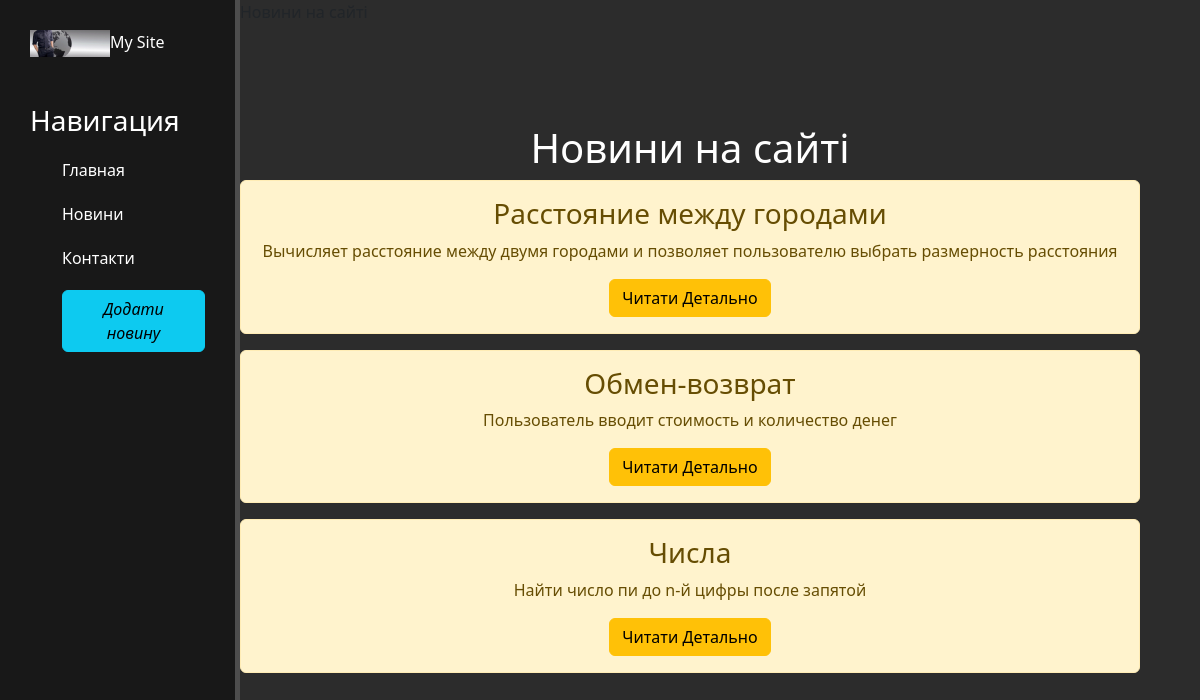
The page /news/ on the database as committed earlier.
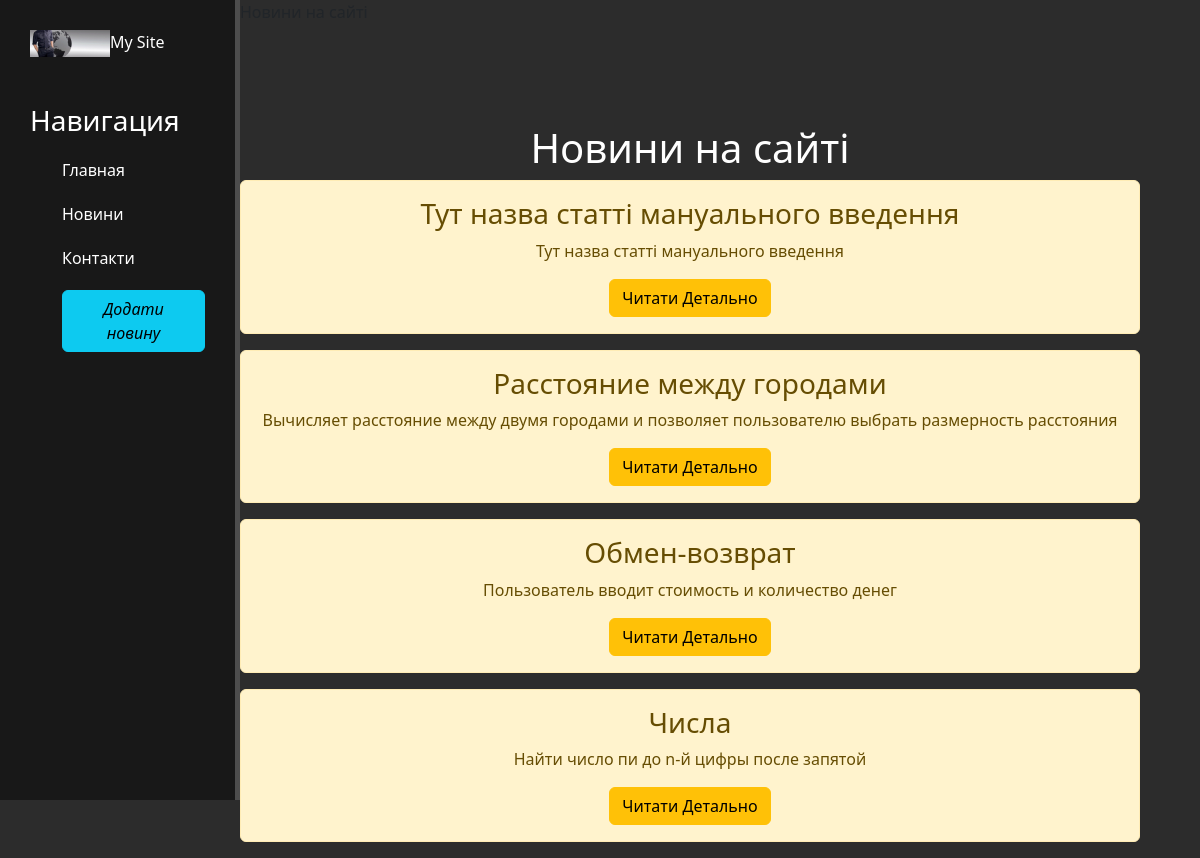
The same page on the database as committed later.
### news/models.py (models this page shows, shortened)
class Articles(models.Model):
    title=models.CharField('Назва', max_length=50, default='')
    anons=models.CharField('Анонс', max_length=250,default='')
    full_text=models.TextField('Саття')
    date=models.DateTimeField('дата публікації')
    class Meta:
        verbose_name='Новини'
        verbose_name_plural='Новини'

### news/views.py (the view)
# urls.py: path('', views.news_home, name='news_home'),
def news_home(request):
    news=Articles.objects.order_by('-date')
    return render(request, 'news/news_home.html', {'news':news})

### news/templates/news/news_home.html (shortened to what this page needs)
{% extends 'main/layout.html' %}
{% block content %}
<div class="features">
    <h1>Новини на сайті</h1>
     {% for el in news %}
         <div class="alert alert-warning">
            <h3> {{ el.title}} </h3>
            <p> {{ el.anons }}</p>
            <a href="{% url 'news-detail' el.id %}" class="btn btn-warning"> Читати Детально</a>
         </div>
     {% endfor %}
</div>
{% endblock %}

### main/templates/main/layout.html (shortened to what this page needs)
{% load static %}
<!DOCTYPE html>
<html lang="en">
<head>
    <link rel="stylesheet" href="https://cdn.jsdelivr.net/npm/bootstrap@5.2.3/dist/css/bootstrap.min.css">
    <link rel="stylesheet" href="{% static 'main/css/main.css' %}">
    <link rel="stylesheet" href="https://use.fontawesome.com/releases/v5.8.2/css/all.css">
</head>
<body>
    <aside>
        <img src="{% static 'main/img/photo.jpg' %}" alt="logo">
        <span class="logo">My Site</span>
        <h3>Навигация</h3>
        <ul>
            <a href="{% url 'home' %}"><li>Главная</li></a>
            <a href="{% url 'news_home' %}"><li>Новини </li></a>
            <a href="{% url 'about' %}"><li>Контакти </li></a>
            <a href="{% url 'create' %}"><li><i class="btn btn-info">Додати новину </i></li></a>
        </ul>
    </aside>
    <main>
        {% block content %}
        {% endblock %}
    </main>

### main/static/main/css/main.css (style rules this page uses)
body { background: #2c2c2c; }
aside { float: left; background: #181818; width: 20%; padding: 2.5%; height: 100vh; color: #fff; border-right: 5px solid #4d4d4d; }
aside img { width: 80px; float: left; }
aside h3 { margin-top: 50px; font-size: 28px; }
aside ul { list-style: none; }
aside ul li { color: #fff; display: block; margin-top: 20px; text-decoration:none; transform: all .6s ease; }
main .features { float: left; color: #fff; margin-top: 100px; text-align: center; width: 75%; }

### main/templates/main/layout.html (style rules this page uses)
a { text-decoration: none; }

Rows that differ between the two databases and show on the page:
added Articles: title "Тут назва статті мануального введення", anons "Тут назва статті мануального введення"
